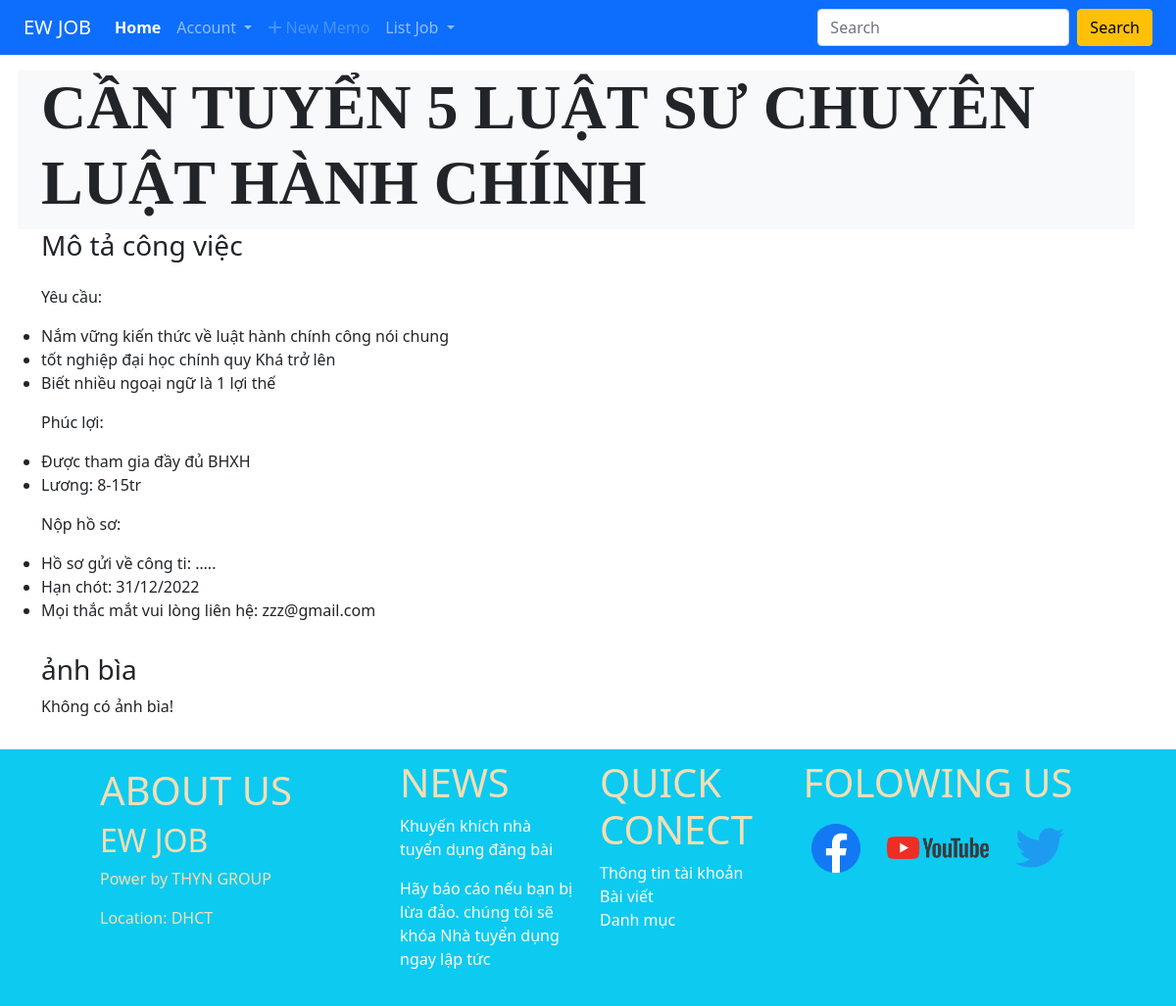
Screenshot of /index.php?quanly=chitietbai&id=18 with the database file from the repository.
### tables this page shows
CREATE TABLE `vieclam` (
  `id` int(11) NOT NULL,
  `id_danhmuc` varchar(100) NOT NULL,
  `tenviec` varchar(100) NOT NULL,
  `mota` longtext NOT NULL,
  `username` varchar(100) NOT NULL,
  `anhbia` varchar(100) NOT NULL,
  `trangthai` int(11) NOT NULL,
  `ngaytao` timestamp NOT NULL DEFAULT current_timestamp() ON UPDATE current_timestamp()
);

### src/modules/ql_cv/chitietbai.php (the view, shortened to what this page needs)
<?php
    $stmt = $pdo->prepare(
        "SELECT * FROM vieclam WHERE id = :id"
    );
    $stmt->execute([
        'id'=>$_GET['id']
    ]);
    $row = $stmt->fetch();
?>
<div class="row">
    <div class="row bg-light">
        <h1 id="chitietbai"><?php echo $row['tenviec'] ?></h1>
    </div>
    <div class="row" id="chitietbai">
        <h3>Mô tả công việc</h3>
        <p><?php echo $row['mota'] ?></p>
    </div>
    <div class="mb-3">
        <h3>ảnh bìa</h3>
        <?php
            if($row['anhbia'] == ''){
                echo "Không có ảnh bìa!";
            }else{
        ?>
        <img src="src/modules/ql_cv/uploads/<?php echo $row['anhbia'] ?>" alt="error" width="10%" height="100px">
        <?php
            }
        ?>
    </div>
</div>

### src/css/style.css (style rules this page uses)
h1#chitietbai { font-family: 'Times New Roman', Times, serif; font-weight: bold; font-size: 4em; }

### rows the page displays
vieclam: tenviec "CẦN TUYỂN 5 LUẬT SƯ CHUYÊN LUẬT HÀNH CHÍNH", mota "Yêu cầu: Nắm vững kiến thức về luật hành chính công nói chung tốt nghiệp đại học chính quy Khá trở lên Biết nhiều ngoại ngữ là 1 lợi thế Phúc lợi: Được tham gia đầy đủ BHXH Lương: 8-15tr Nộp hồ sơ: Hồ sơ gửi về công ti: ….. Hạn chót: 31/12/2022 Mọi thắc mắt vui lòng liên hệ: zzz@gmail.com"
